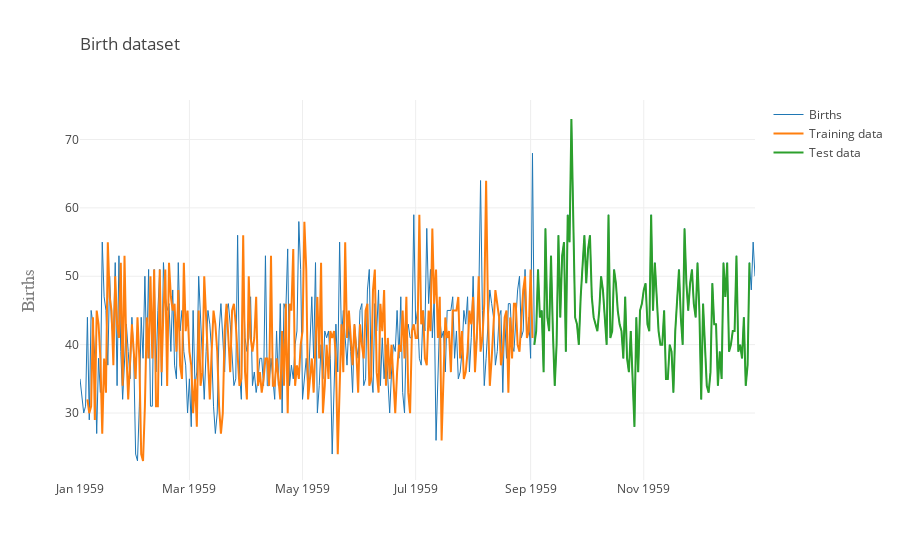

Source (notebook cell):
### Code cell
df = pd.read_csv('./data/time_series_course_data/daily-total-female-births.csv')
# convert the Date columns
df['Date'] = pd.to_datetime(df["Date"], format="%Y-%m-%d")

# Visual inspection
# generate predictions for training
trainPredict = model.predict(X_train)
testPredict = model.predict(X_test)

# put into df, shift x value for plotting for test
# train
trainPredict = pd.DataFrame(trainPredict, columns=['prediction'])
trainPredict['date'] = df['Date'].iloc[0:len(trainPredict)+(window_size)].shift(-window_size) # prediction is starting for the window_size+1 day
trainPredict.set_index('date', inplace=True)
# test
testPredict = pd.DataFrame(testPredict, columns=['prediction'])
testPredict['x'] = testPredict.index+len(trainPredict)+window_size
testPredict.set_index('x', inplace=True)
testPredict['date'] = df['Date'].iloc[len(trainPredict):]
testPredict.set_index('date', inplace=True)
print(trainPredict.tail())
print(testPredict.head())

# plot with plotly

# original data

df.set_index('Date', inplace=True)
x=df.index
y=df['Births'].values

# Create a trace
trace = go.Scatter(
    x = x,
    y = y,
    name = 'Births',
    line = dict(
        width = 1
        )
)

# train data

x=trainPredict.index
y=trainPredict['prediction'].values

# Create a trace
trace2 = go.Scatter(
    x = x,
    y = y,
    name = 'Training data'
)


# test data

x=testPredict.index
y=testPredict['prediction'].values

# Create a trace
trace3 = go.Scatter(
    x = x,
    y = y,
    name = 'Test data'
)



layout = go.Layout(
            title=go.layout.Title(
                text='Birth dataset',
                xref='paper',
                x=0
            ),
            yaxis=go.layout.YAxis(
                title=go.layout.yaxis.Title(
                    text='Births',
                    font=dict(
                        family='Futura',
                        size=18,
                        color='#7f7f7f'
                    )
                )
            ),
            showlegend=True
        )
data = [trace, trace2, trace3]
fig = go.Figure(data=data, layout=layout)


iplot(fig)

### Figure 1 — Plotly figure (JSON) as saved in the notebook; plotly's stock layout.template omitted (floating-point values rounded to 4 significant figures; data arrays with more than 128 entries replaced by an {"elided": "..."} marker saying what was removed)
{"data": [{"line": {"width": 1}, "name": "Births", "type": "scatter", "uid": "e6b788e5-75de-47d3-b69f-b22c04642fe5", "x": {"elided": "365 str values"}, "y": {"elided": "365 int values"}}, {"name": "Training data", "type": "scatter", "uid": "5a56a9cf-4a23-4482-8f5f-f6e823704ff2", "x": {"elided": "241 str values"}, "y": {"elided": "241 float values"}}, {"name": "Test data", "type": "scatter", "uid": "608f4135-7cf9-457e-b385-f1ff9cdf808d", "x": ["1959-09-03", "1959-09-04", "1959-09-05", "1959-09-06", "1959-09-07", "1959-09-08", "1959-09-09", "1959-09-10", "1959-09-11", "1959-09-12", "1959-09-13", "1959-09-14", "1959-09-15", "1959-09-16", "1959-09-17", "1959-09-18", "1959-09-19", "1959-09-20", "1959-09-21", "1959-09-22", "1959-09-23", "1959-09-24", "1959-09-25", "1959-09-26", "1959-09-27", "1959-09-28", "1959-09-29", "1959-09-30", "1959-10-01", "1959-10-02", "1959-10-03", "1959-10-04", "1959-10-05", "1959-10-06", "1959-10-07", "1959-10-08", "1959-10-09", "1959-10-10", "1959-10-11", "1959-10-12", "1959-10-13", "1959-10-14", "1959-10-15", "1959-10-16", "1959-10-17", "1959-10-18", "1959-10-19", "1959-10-20", "1959-10-21", "1959-10-22", "1959-10-23", "1959-10-24", "1959-10-25", "1959-10-26", "1959-10-27", "1959-10-28", "1959-10-29", "1959-10-30", "1959-10-31", "1959-11-01", "1959-11-02", "1959-11-03", "1959-11-04", "1959-11-05", "1959-11-06", "1959-11-07", "1959-11-08", "1959-11-09", "1959-11-10", "1959-11-11", "1959-11-12", "1959-11-13", "1959-11-14", "1959-11-15", "1959-11-16", "1959-11-17", "1959-11-18", "1959-11-19", "1959-11-20", "1959-11-21", "1959-11-22", "1959-11-23", "1959-11-24", "1959-11-25", "1959-11-26", "1959-11-27", "1959-11-28", "1959-11-29", "1959-11-30", "1959-12-01", "1959-12-02", "1959-12-03", "1959-12-04", "1959-12-05", "1959-12-06", "1959-12-07", "1959-12-08", "1959-12-09", "1959-12-10", "1959-12-11", "1959-12-12", "1959-12-13", "1959-12-14", "1959-12-15", "1959-12-16", "1959-12-17", "1959-12-18", "1959-12-19", "1959-12-20", "1959-12-21", "1959-12-22", "1959-12-23", "1959-12-24", "1959-12-25", "1959-12-26", "1959-12-27", "1959-12-28"], "y": [39.97, 41.98, 50.98, 43.98, 44.98, 35.97, 56.98, 43.97, 41.98, 52.98, 41.98, 33.98, 39.98, 55.98, 43.97, 52.98, 54.98, 38.97, 58.97, 54.97, 72.98, 54.97, 43.98, 42.98, 39.98, 46.98, 50.98, 55.98, 48.97, 53.98, 55.98, 46.98, 43.98, 42.98, 41.98, 44.98, 49.98, 47.98, 42.98, 39.97, 58.98, 40.97, 41.98, 50.98, 48.98, 44.98, 42.98, 41.98, 37.98, 46.98, 37.98, 35.98, 41.99, 34.98, 27.98, 43.98, 35.98, 44.98, 45.98, 47.98, 48.98, 42.97, 41.97, 58.98, 44.97, 51.98, 45.98, 41.98, 39.98, 39.98, 44.98, 34.98, 34.98, 39.98, 38.98, 32.98, 41.98, 46.98, 50.98, 43.98, 39.97, 56.98, 48.98, 44.97, 48.98, 50.98, 45.98, 43.98, 51.98, 44.98, 31.98, 45.98, 40.98, 33.98, 32.98, 35.98, 48.98, 42.98, 42.98, 33.98, 38.98, 34.97, 51.98, 46.98, 51.98, 38.98, 39.98, 41.98, 41.98, 52.98, 38.98, 39.98, 37.98, 43.98, 33.98, 36.98, 51.98]}], "layout": {"autosize": true, "showlegend": true, "title": {"text": "Birth dataset", "x": 0, "xref": "paper"}, "xaxis": {"autorange": true, "range": ["1959-01-01", "1959-12-31"], "type": "date"}, "yaxis": {"autorange": true, "range": [20.2, 75.78], "title": {"font": {"color": "#7f7f7f", "family": "Futura", "size": 18}, "text": "Births"}, "type": "linear"}}}
